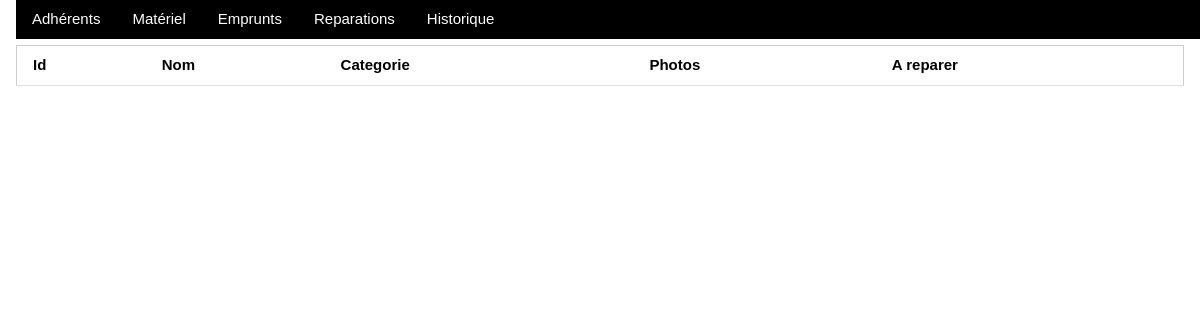
The page /reparations/ on the database as committed earlier.
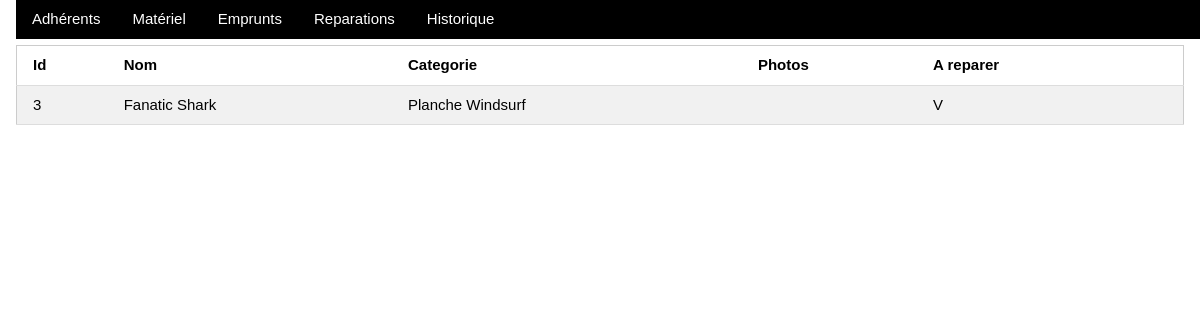
The same page on the database as committed later.
### gestion/models.py (models this page shows, shortened)
class Gear(models.Model):
    name = models.CharField(max_length=64)
    category = models.ForeignKey(GearCat, on_delete=models.DO_NOTHING, null=False)
    toRepair = models.BooleanField(default=False)
    photo = models.ImageField(upload_to='photos/', null=True, blank=True)
    class Meta:
        verbose_name = 'Materiel'

class GearCat(models.Model):
    name = models.CharField(max_length=64)
    class Meta:
        verbose_name = "Categorie Materiel"

### gestion/views.py (the view)
# urls.py: path('reparations/', views.repair, name='reparations'),
def repair(request): # TODO: add sorting by name... + form de reparés
    context = {"reparer": Gear.objects.filter(toRepair=True)}
    return render(request, "gestion/reparations.html", context)

### gestion/templates/gestion/reparations.html (shortened to what this page needs)
{% include "gestion/head.html" %}
<table class="w3-table-all w3-hoverable">
    <tr>
        <th>Id</th>
        <th>Nom</th>
        <th>Categorie</th>
        <th>Photos</th>
        <th>A reparer</th>
    </tr>
    {% for m in reparer %}
        <tr>
            <td>{{ m.id }}</td>
            <td>{{ m.name }}</td>
            <td>{{ m.category.name }}</td>
            <td>
            </td>
            {% if m.toRepair %}
                <td>V</td>
            {% else %}
                <td>X</td>
            {% endif %}
            <td></td>
        </tr>
    {% endfor %}
</table>
</div>
</body>

Rows that differ between the two databases and show on the page:
now on this page (row edited): Gear: id "3", name "Fanatic Shark", category.name "Planche Windsurf", toRepair "V"
